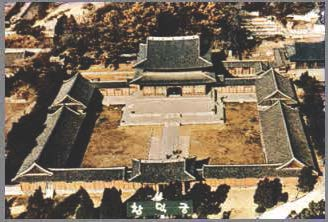
#> input picture 문화유산 이미지 자료/train3/color/2022-08-16 (54).jpg, 328 x 222 px; its folder holds 4 pictures in this run
$ jupyter execute '00. imageColor_전처리.ipynb'
#> lines starting #> are read from the running program, lines starting #| are printed output that depends on the picture
[cell 1]
#!/usr/bin/env python
# coding: utf-8

# ### opencv 라이브러리 활용

# ##### 1.1라이브러리 선언

# In[2]:


import cv2
import os
import numpy as np
import matplotlib.pyplot as plt


# ##### 1.2사용함수

# In[8]:


def createFolder(directory):
    try:
        if not os.path.exists(directory):
            os.makedirs(directory)
    except OSError:
        print ('Error: Creating directory. ' + directory)


# ##### 1.3이미지 불러오기

# In[2]:


targetFolder = "./문화유산 이미지 자료/train2/color/"
imgPath = targetFolder
imgList = os.listdir(imgPath) # 폴더 내 모든 파일 리스트화


# ##### 1.4 저장할 경로

# In[15]:


savePath = "./문화유산 이미지 자료/train2/gray/"

targetSaveFolder = createFolder(savePath)


# ##### 1.5포문이용

# In[27]:


try:

    for i in range(1,len(imgList)):
        finalpath = imgPath + imgList[i]
        img_array = np.fromfile(finalpath, np.uint8)
        tmpImage = cv2.imdecode(img_array, cv2.IMREAD_COLOR)
#> tmpImage is the input picture: shape (222, 328, 3); mean B, G, R 92.2, 111.5, 127.1
        tmpSizeImage = tmpImage
        # tmpSizeImage = cv2.resize(tmpImage, (256,256))

        change_Color_to_gray = cv2.cvtColor(tmpSizeImage, cv2.COLOR_BGR2GRAY)
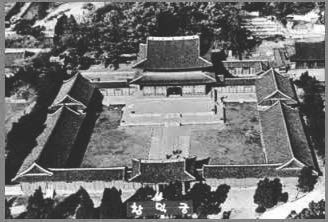
#> change_Color_to_gray: shape (222, 328); min 25, max 255, mean 114


        new_img_name = imgList[i]
        goingPath = savePath + imgList[i]
        extension = os.path.splitext(new_img_name)[1] # 이미지 확장자
        result, encoded_img = cv2.imencode(extension, change_Color_to_gray)
        if result:
            with open(goingPath, mode='w+b') as f:
                encoded_img.tofile(f)


        print(str(i) +" 번째 성공")
#> pass 2 of the loop `for i in range(1,len(imgList)):`:
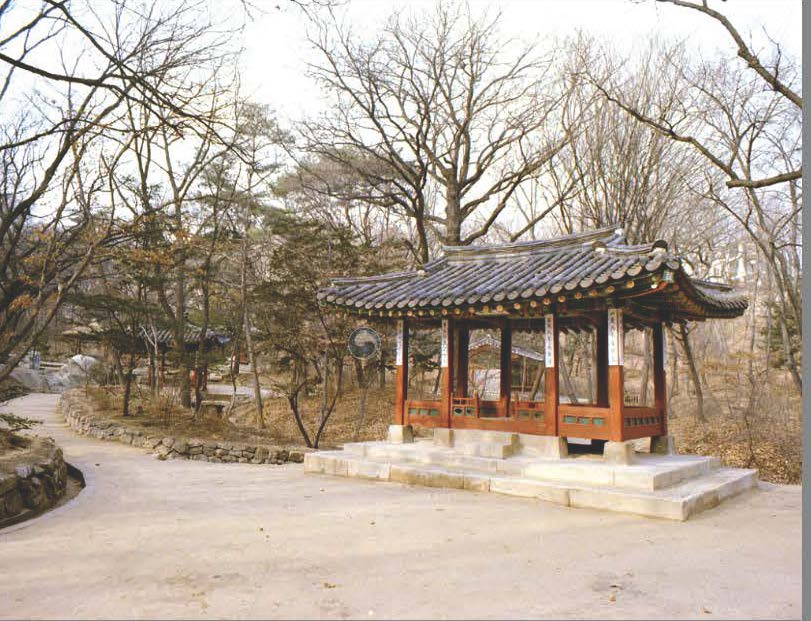
#> input picture 문화유산 이미지 자료/train3/color/2022-08-16 (56).jpg, 811 x 621 px
#> tmpImage is the input picture: shape (621, 811, 3); mean B, G, R 153.1, 166.2, 178.8
#> `change_Color_to_gray = cv2.cvtColor(tmpSizeImage, cv2.COLOR_BGR2GRAY)`:
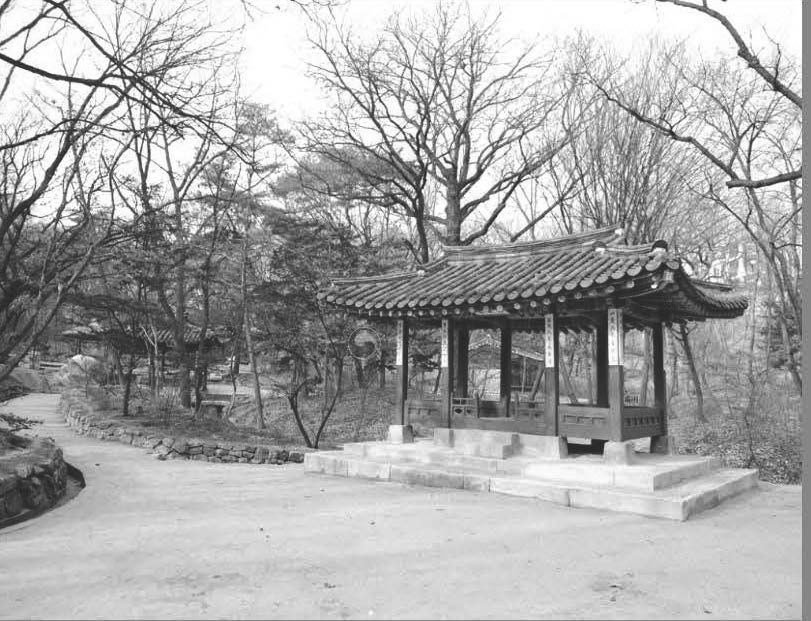
#> change_Color_to_gray: shape (621, 811); min 25, max 255, mean 168.5
#> pass 3 of the loop `for i in range(1,len(imgList)):`:
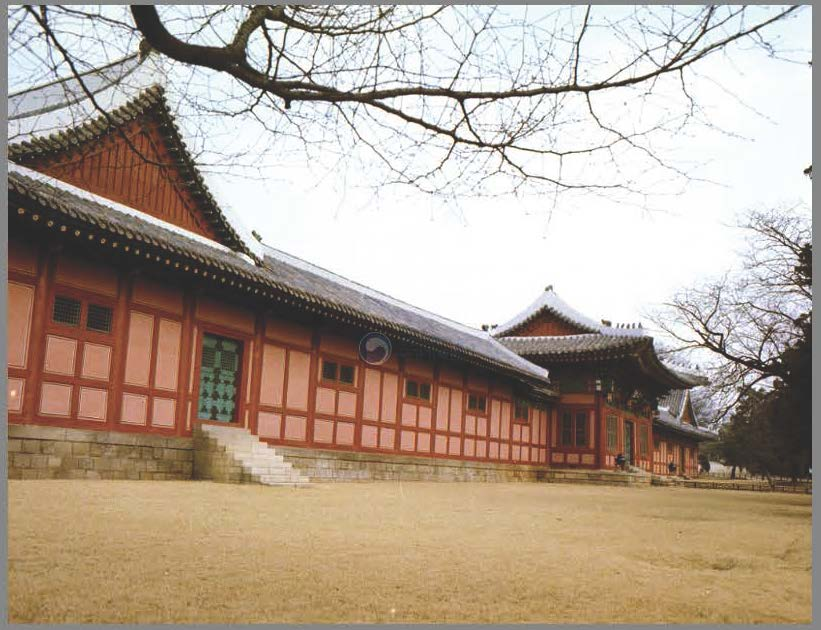
#> input picture 문화유산 이미지 자료/train3/color/2022-08-16 (57).jpg, 821 x 630 px
#> tmpImage is the input picture: shape (630, 821, 3); mean B, G, R 146.5, 161.5, 177
#> `change_Color_to_gray = cv2.cvtColor(tmpSizeImage, cv2.COLOR_BGR2GRAY)`:
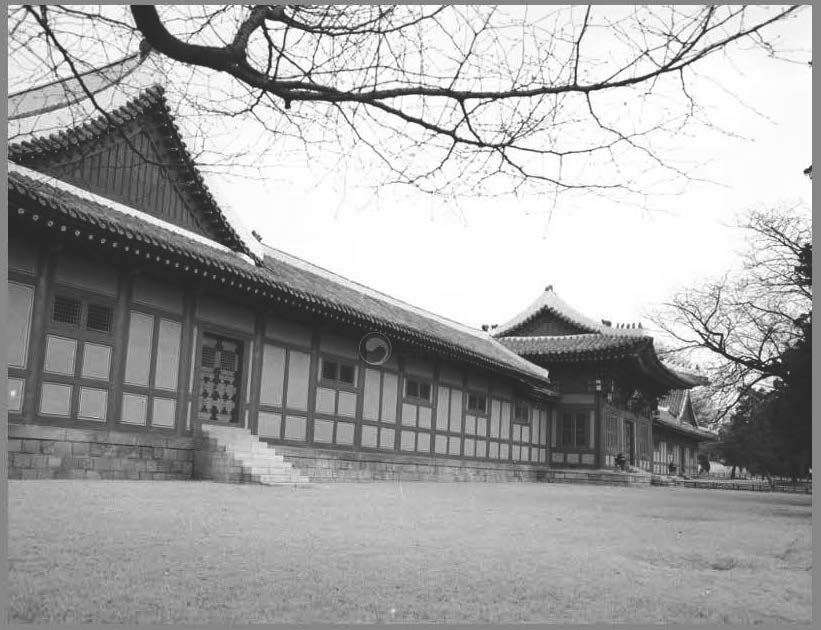
#> change_Color_to_gray: shape (630, 821); min 23, max 255, mean 164.4

except Exception as e:
    print(e)
